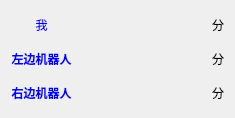
<?xml version="1.0" encoding="UTF-8"?>
<ui version="4.0">
 <class>ScorePanel</class>
 <widget class="QWidget" name="ScorePanel">
  <property name="geometry">
   <rect>
    <x>0</x>
    <y>0</y>
    <width>235</width>
    <height>118</height>
   </rect>
  </property>
  <property name="windowTitle">
   <string>Form</string>
  </property>
  <layout class="QGridLayout" name="gridLayout">
   <item row="0" column="0">
    <widget class="QLabel" name="label">
     <property name="font">
      <font>
       <family>微软雅黑</family>
       <pointsize>9</pointsize>
       <weight>50</weight>
       <bold>false</bold>
      </font>
     </property>
     <property name="styleSheet">
      <string notr="true">color: rgb(0, 0, 255);</string>
     </property>
     <property name="text">
      <string>我</string>
     </property>
     <property name="alignment">
      <set>Qt::AlignCenter</set>
     </property>
    </widget>
   </item>
   <item row="0" column="1">
    <widget class="QLabel" name="label_meScore">
     <property name="sizePolicy">
      <sizepolicy hsizetype="Preferred" vsizetype="Preferred">
       <horstretch>2</horstretch>
       <verstretch>0</verstretch>
      </sizepolicy>
     </property>
     <property name="text">
      <string/>
     </property>
    </widget>
   </item>
   <item row="0" column="2">
    <widget class="QLabel" name="label_7">
     <property name="text">
      <string>分</string>
     </property>
    </widget>
   </item>
   <item row="1" column="0">
    <widget class="QLabel" name="label_2">
     <property name="font">
      <font>
       <family>微软雅黑</family>
       <pointsize>9</pointsize>
       <weight>75</weight>
       <bold>true</bold>
      </font>
     </property>
     <property name="styleSheet">
      <string notr="true">color: rgb(0, 0, 255);</string>
     </property>
     <property name="text">
      <string>左边机器人</string>
     </property>
     <property name="alignment">
      <set>Qt::AlignCenter</set>
     </property>
    </widget>
   </item>
   <item row="1" column="1">
    <widget class="QLabel" name="label_leftScore">
     <property name="text">
      <string/>
     </property>
    </widget>
   </item>
   <item row="1" column="2">
    <widget class="QLabel" name="label_8">
     <property name="text">
      <string>分</string>
     </property>
    </widget>
   </item>
   <item row="2" column="0">
    <widget class="QLabel" name="label_3">
     <property name="font">
      <font>
       <family>微软雅黑</family>
       <pointsize>9</pointsize>
       <weight>75</weight>
       <bold>true</bold>
      </font>
     </property>
     <property name="styleSheet">
      <string notr="true">color: rgb(0, 0, 255);</string>
     </property>
     <property name="text">
      <string>右边机器人</string>
     </property>
     <property name="alignment">
      <set>Qt::AlignCenter</set>
     </property>
    </widget>
   </item>
   <item row="2" column="1">
    <widget class="QLabel" name="label_rightScore">
     <property name="text">
      <string/>
     </property>
    </widget>
   </item>
   <item row="2" column="2">
    <widget class="QLabel" name="label_9">
     <property name="text">
      <string>分</string>
     </property>
    </widget>
   </item>
  </layout>
 </widget>
 <resources/>
 <connections/>
</ui>
